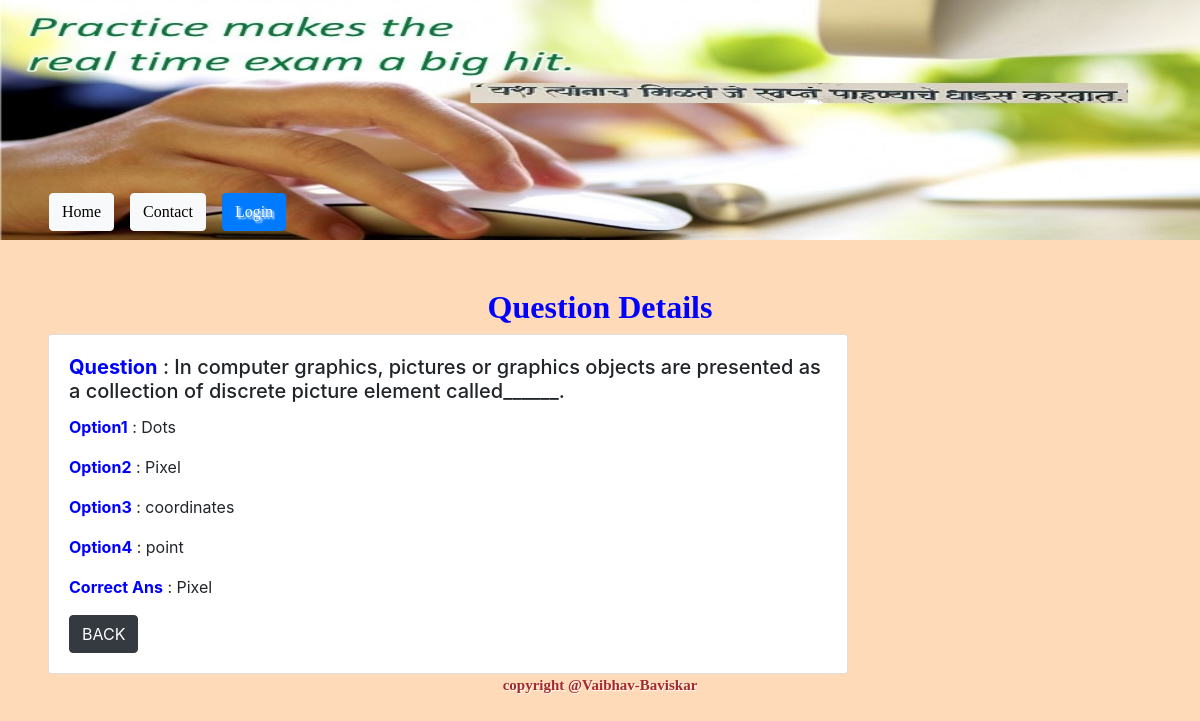
The app's page /multichoice/1/ with its own data.
### multichoice/models.py (models this page shows, shortened)
class Exam(models.Model):
    marks = models.IntegerField(null=True, blank= True)
    Q_No = models.IntegerField()
    Question = models.CharField(max_length=10000)
    option1 = models.CharField(max_length=5000)
    option2 = models.CharField(max_length=5000)
    option3 = models.CharField(max_length=5000, null=True, blank= True)
    option4 = models.CharField(max_length=5000, null=True, blank= True)
    corrans =  models.CharField(max_length=5000)
    class Meta:
        ordering = ('Q_No',)

### multichoice/views.py (the view)
# urls.py: path('<int:pk>/', views.ExamDetailView.as_view()),
class ExamDetailView(DetailView):
    model = Exam

### templates/multichoice/exam_detail.html
{% extends 'base.html' %}
{%block content%}
{%load crispy_forms_tags%}
<div class="p-5">
    <h1  style="color: darkgreen; text-align: center; font-family: cursive; font-size: xx-large;"><b>Question Details</b></h1>
    <div class="card" style="width: 50rem;">
        <div class="card-body">
            <h5 class="card-title"> <b>Question</b> : {{exam.Question}}</h5>
          <p class="card-text"> <b>Option1</b> : {{exam.option1}} </p>
          <p class="card-text"> <b>Option2</b> : {{exam.option2}} </p>
          <p class="card-text"> <b>Option3</b> : {{exam.option3}} </p>
          <p class="card-text"> <b>Option4</b> : {{exam.option4}} </p>
          <p class="card-text"> <b>Correct Ans</b> : {{exam.corrans}} </p>
          <a class="btn btn-dark" href="/multichoice/examlist/"> BACK </a>
      </div>
</div>
{%endblock%}

### static/style.css (style rules this page uses)
body { background-color: aqua; font-size: 1.2em; background-repeat: no-repeat; background-size: 1350px 1700px; font-family: fantasy; }
h1 { color: red; }
b { color:blue; }

### records on screen
Exam: Question "In computer graphics, pictures or graphics objects are presented as a collection of discrete picture element called______.", option1 "Dots", option2 "Pixel", option3 "coordinates", option4 "point", corrans "Pixel"
